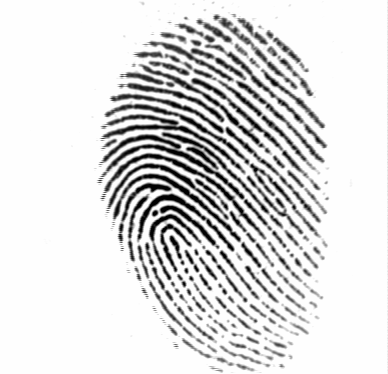
#> input picture SIL7175-Biometrics/Assignment-03-Fingerprint-Biometric-Cryptosystem-Fuzzy-Vault/Dataset/FVC2002_DB1/101_1.tif, 388 x 374 px
$ python transform_coding.py --image ../../../SIL7175-Biometrics/Assignment-03-Fingerprint-Biometric-Cryptosystem-Fuzzy-Vault/Dataset/FVC2002_DB1/101_1.tif
#> lines starting #> are read from the running program, lines starting #| are printed output that depends on the picture
"""
transform_coding.py
===================

Assignment 3 - Transform Coding (SIV864, Media Processing and Communication).

What this program does
----------------------
It takes an ID photo and runs it through the first half of a transform
coder, and then back again. The steps follow the assignment sheet in the
same order:

    1. Read the ID photo and turn it into a gray scale image with a
       built-in function.
    2. Pad the image, if needed, and cut it into 8x8 blocks.
    3. Apply the Discrete Fourier Transform (DFT) and the Discrete Cosine
       Transform (DCT) to every block.
    4. Quantise. For each block, keep only 50% (32 of 64) or 25% (16 of 64)
       of the coefficients. All the others are set to zero.
    5. Apply the inverse transform and rebuild the image.
    6. Compare DFT and DCT. For each, show the difference image and compute
       the Mean Square Error (MSE) against the original.

Every phase also writes a picture to the output folder, so you can see
what happened at each step. The pictures are numbered in the order that
they are made.

How the coefficients are chosen
-------------------------------
The lecture (session 5) describes a scheme where "M out of N coefficients
are retained" in every block, which fixes the compression rate. This
program uses that scheme. In each block the M coefficients with the largest
magnitude are kept. This is a local threshold, because the cut-off is
worked out again for every block.

How to run
----------
    python transform_coding.py
    python transform_coding.py --image "College ID Photo.jpg" --output output_images

Needs Python 3.8 or newer with: numpy, pillow and matplotlib.
"""

import argparse
import os
import sys

import numpy as np
import matplotlib

# The "Agg" backend draws straight to files. No window is ever opened, so
# the program also works on a machine with no screen.
matplotlib.use("Agg")
import matplotlib.pyplot as plt
from PIL import Image

# ---------------------------------------------------------------------------
# Settings. These come straight from the assignment sheet.
# ---------------------------------------------------------------------------
BLOCK = 8                      # Size of each sub image (8 x 8).
TOTAL_COEFFS = BLOCK * BLOCK   # 64 coefficients in a block.
KEEP_FRACTIONS = (0.50, 0.25)  # Keep 50% and 25% of the coefficients.
TRANSFORMS = ("DFT", "DCT")    # The two transforms to compare.


# ===========================================================================
# Phase 1 and 2: loading, gray scale, padding and blocks
# ===========================================================================
def load_color_image(path):
    """Open the picture file and return it as an RGB PIL image."""
    if not os.path.isfile(path):
        sys.exit("Cannot find the image file: " + path)
    return Image.open(path).convert("RGB")


def to_gray(color_image):
    """
    Turn the colour picture into a gray scale picture.

    This uses the built-in conversion of the Pillow library (mode "L"),
    which is what the assignment asks for. Pillow weights the colours as
    0.299 R + 0.587 G + 0.114 B. The result is a 2D float array with values
    from 0 to 255.
    """
    return np.asarray(color_image.convert("L"), dtype=np.float64)


def pad_to_block_multiple(gray):
    """
    Add extra rows at the bottom and extra columns on the right so that the
    height and the width are both exact multiples of 8.

    The new pixels copy the nearest edge pixel ("edge" padding). That is
    better than padding with black, because a sudden black border would
    make a sharp edge inside the last blocks and waste coefficients on it.

    Returns the padded image and the number of rows and columns added.
    """
    height, width = gray.shape
    extra_rows = (-height) % BLOCK
    extra_cols = (-width) % BLOCK
    padded = np.pad(gray, ((0, extra_rows), (0, extra_cols)), mode="edge")
    return padded, extra_rows, extra_cols


def split_into_blocks(image):
    """
    Cut an image (H x W) into non-overlapping 8x8 blocks.

    The result has shape (number_of_blocks, 8, 8). Blocks are in reading
    order: left to right, then top to bottom.
    """
    height, width = image.shape
    rows, cols = height // BLOCK, width // BLOCK
    blocks = image.reshape(rows, BLOCK, cols, BLOCK).swapaxes(1, 2)
    return blocks.reshape(rows * cols, BLOCK, BLOCK)


def merge_blocks(blocks, height, width):
    """Put the blocks back together. This undoes split_into_blocks."""
    rows, cols = height // BLOCK, width // BLOCK
    grid = blocks.reshape(rows, cols, BLOCK, BLOCK).swapaxes(1, 2)
    return grid.reshape(height, width)


# ===========================================================================
# Phase 3: the transforms
# ===========================================================================
def dct_matrix(n=BLOCK):
    """
    Build the n x n orthonormal DCT matrix C.

    C[u, x] = a(u) * cos( (2x + 1) * u * pi / (2n) )
    with a(0) = sqrt(1/n) and a(u) = sqrt(2/n) for u > 0.

    The 2D transform of a block B is then  C @ B @ C.T, because the 2D DCT
    can be split into one pass over the rows and one pass over the columns.
    """
    u = np.arange(n).reshape(-1, 1)
    x = np.arange(n).reshape(1, -1)
    matrix = np.cos((2 * x + 1) * u * np.pi / (2 * n))
    matrix *= np.sqrt(2.0 / n)
    matrix[0, :] = np.sqrt(1.0 / n)
    return matrix


def dft_matrix(n=BLOCK):
    """
    Build the n x n unitary DFT matrix F.

    F[u, x] = exp( -j * 2 * pi * u * x / n ) / sqrt(n)

    The 1/sqrt(n) factor is split evenly between the forward and the
    inverse transform. That keeps the energy the same on both sides and
    makes DFT and DCT coefficients easy to compare. The values are complex.
    """
    u = np.arange(n).reshape(-1, 1)
    x = np.arange(n).reshape(1, -1)
    return np.exp(-2j * np.pi * u * x / n) / np.sqrt(n)


def forward_transform(blocks, name):
    """Apply the 2D DFT or 2D DCT to every block at once."""
    if name == "DCT":
        c = dct_matrix()
        return c @ blocks @ c.T
    f = dft_matrix()
    return f @ blocks @ f.T


def inverse_transform(coeffs, name):
    """
    Apply the inverse 2D transform to every block.

    For the DCT the matrix is real and orthonormal, so its inverse is just
    the transpose. For the DFT the inverse uses the conjugate transpose.
    The DFT result may carry a tiny imaginary part (rounding noise, or the
    effect of keeping only one of two mirrored coefficients), and the real
    part is the picture, so only the real part is returned.
    """
    if name == "DCT":
        c = dct_matrix()
        return c.T @ coeffs @ c
    f = dft_matrix()
    return np.real(f.conj().T @ coeffs @ f.conj())


# ===========================================================================
# Phase 4: quantisation (keep M of N coefficients in each block)
# ===========================================================================
def keep_largest(coeffs, keep_count):
    """
    In every block keep the `keep_count` coefficients with the largest
    magnitude and set the rest to zero.

    Returns the quantised coefficients and a boolean mask (True = kept).
    The order is decided per block, so this is a local threshold. A stable
    sort is used so that equal magnitudes are always handled the same way.
    """
    count = coeffs.shape[0]
    magnitude = np.abs(coeffs).reshape(count, TOTAL_COEFFS)
    order = np.argsort(-magnitude, axis=1, kind="stable")
    mask = np.zeros((count, TOTAL_COEFFS), dtype=bool)
    rows = np.arange(count).reshape(-1, 1)
    mask[rows, order[:, :keep_count]] = True
    mask = mask.reshape(count, BLOCK, BLOCK)
    return np.where(mask, coeffs, 0), mask


# ===========================================================================
# Phase 5 and 6: reconstruction and error
# ===========================================================================
def finish_image(blocks, padded_shape, original_shape):
    """
    Join the blocks, cut away the padding, and round to whole pixel values
    between 0 and 255, just like a real 8-bit image.
    """
    full = merge_blocks(blocks, *padded_shape)
    height, width = original_shape
    return np.clip(np.rint(full[:height, :width]), 0, 255)


def mean_square_error(original, rebuilt):
    """MSE = average of (original - rebuilt)^2 over all pixels."""
    return float(np.mean((original - rebuilt) ** 2))


# ===========================================================================
# Helpers for the pictures
# ===========================================================================
def log_view(coeffs):
    """Squash coefficient magnitudes with log(1 + |c|) so small ones show."""
    return np.log1p(np.abs(coeffs))


def save_plain(array, path):
    """Save a 2D array (0..255) as a plain gray PNG with no decoration."""
    Image.fromarray(np.clip(array, 0, 255).astype(np.uint8)).save(path)


def finish_figure(fig, folder, name):
    """Save a figure into the output folder and release its memory."""
    path = os.path.join(folder, name)
    fig.savefig(path, dpi=130, bbox_inches="tight")
    plt.close(fig)
    print("  saved", name)


def annotate_cells(ax, values, fmt, threshold_color_from=None):
    """Write the number of each cell on top of an 8x8 picture."""
    peak = np.max(np.abs(values)) if threshold_color_from is None else threshold_color_from
    for r in range(values.shape[0]):
        for c in range(values.shape[1]):
            shade = "white" if abs(values[r, c]) < 0.5 * peak else "black"
            ax.text(c, r, fmt(values[r, c]), ha="center", va="center",
                    fontsize=6, color=shade)


def pick_busy_block(blocks):
    """Choose the block with the biggest spread of pixel values."""
    return int(np.argmax(blocks.reshape(len(blocks), -1).var(axis=1)))


# ===========================================================================
# The interim pictures, one function per phase
# ===========================================================================
def figure_original_and_gray(color_image, gray, folder):
    """Pictures 01 and 02: the input and its gray scale version."""
    fig, ax = plt.subplots(figsize=(4, 5.2))
    ax.imshow(color_image)
    ax.set_title("01  Original ID photo (%d x %d)" % color_image.size)
    ax.axis("off")
    finish_figure(fig, folder, "01_original_colour.png")

    fig, ax = plt.subplots(figsize=(4, 5.2))
    ax.imshow(gray, cmap="gray", vmin=0, vmax=255)
    ax.set_title("02  Gray scale image (%d x %d)" % (gray.shape[1], gray.shape[0]))
    ax.axis("off")
    finish_figure(fig, folder, "02_grayscale.png")


def figure_padding(padded, orig_shape, folder):
    """Picture 03: the padded image, with the padded strip marked in red."""
    height, width = orig_shape
    ph, pw = padded.shape
    fig, ax = plt.subplots(figsize=(4, 5.2))
    ax.imshow(padded, cmap="gray", vmin=0, vmax=255)
    ax.plot([width - 0.5, width - 0.5], [-0.5, ph - 0.5], color="red", lw=1)
    ax.plot([-0.5, pw - 0.5], [height - 0.5, height - 0.5], color="red", lw=1)
    ax.set_title("03  Padded to %d x %d\n(red lines: edge of the original, "
                 "%d row(s) and %d column(s) added)"
                 % (pw, ph, ph - height, pw - width), fontsize=8)
    ax.axis("off")
    finish_figure(fig, folder, "03_padded_image.png")


def figure_block_grid(padded, chosen, folder):
    """Picture 04: the 8x8 grid over the image, with one block highlighted."""
    ph, pw = padded.shape
    cols = pw // BLOCK
    fig, ax = plt.subplots(figsize=(4.6, 6))
    ax.imshow(padded, cmap="gray", vmin=0, vmax=255)
    for x in range(0, pw + 1, BLOCK):
        ax.axvline(x - 0.5, color="cyan", lw=0.3)
    for y in range(0, ph + 1, BLOCK):
        ax.axhline(y - 0.5, color="cyan", lw=0.3)
    r, c = divmod(chosen, cols)
    ax.add_patch(plt.Rectangle((c * BLOCK - 0.5, r * BLOCK - 0.5), BLOCK, BLOCK,
                               fill=False, edgecolor="red", lw=1.5))
    ax.set_title("04  Division into %d x %d blocks: %d x %d = %d blocks\n"
                 "(red: the block studied in pictures 05 and 07)"
                 % (BLOCK, BLOCK, ph // BLOCK, cols, (ph // BLOCK) * cols), fontsize=8)
    ax.axis("off")
    finish_figure(fig, folder, "04_block_grid.png")


def figure_selected_block(block, dct_block, dft_block, folder):
    """Picture 05: one block in the pixel domain and after each transform."""
    fig, axes = plt.subplots(1, 3, figsize=(12, 4.3))
    panels = [
        (block, "Pixel values", "gray", lambda v: "%d" % v),
        (np.abs(dct_block), "DCT  |coefficient|", "viridis", lambda v: "%d" % v),
        (np.abs(dft_block), "DFT  |coefficient|", "viridis", lambda v: "%d" % v),
    ]
    for ax, (data, title, cmap, fmt) in zip(axes, panels):
        ax.imshow(data, cmap=cmap)
        annotate_cells(ax, data, fmt)
        ax.set_title(title)
        ax.set_xticks(range(BLOCK))
        ax.set_yticks(range(BLOCK))
    fig.suptitle("05  The selected 8x8 block, before and after the transforms "
                 "(top-left cell is the DC term)")
    finish_figure(fig, folder, "05_selected_block_transforms.png")


def figure_coefficient_mosaics(dct_all, dft_all, padded_shape, folder):
    """Picture 06: all transformed blocks put side by side, on a log scale."""
    fig, axes = plt.subplots(1, 2, figsize=(10, 6.5))
    for ax, data, name in ((axes[0], dft_all, "DFT"), (axes[1], dct_all, "DCT")):
        mosaic = merge_blocks(log_view(data), *padded_shape)
        ax.imshow(mosaic, cmap="magma")
        ax.set_title(name + " coefficients of every block")
        ax.axis("off")
    fig.suptitle("06  log(1 + |coefficient|) of all blocks. Each 8x8 tile has "
                 "its DC term at the top-left corner.", fontsize=9)
    finish_figure(fig, folder, "06_coefficient_mosaics.png")


def figure_selected_block_masks(masks, quantised, chosen, folder):
    """Picture 07: which coefficients of the selected block survive."""
    fig, axes = plt.subplots(2, 2, figsize=(8.5, 8.5))
    for row, name in enumerate(("DFT", "DCT")):
        for col, frac in enumerate(KEEP_FRACTIONS):
            ax = axes[row, col]
            key = (name, frac)
            mask = masks[key][chosen]
            ax.imshow(mask, cmap="Greens", vmin=0, vmax=1.4)
            values = np.abs(quantised[key][chosen])
            annotate_cells(ax, values, lambda v: "%d" % v if v else "", 1e9)
            ax.set_title("%s, keep %d%% (%d of %d)"
                         % (name, int(frac * 100), mask.sum(), TOTAL_COEFFS))
            ax.set_xticks(range(BLOCK))
            ax.set_yticks(range(BLOCK))
    fig.suptitle("07  Quantisation of the selected block: green cells are kept "
                 "(number = magnitude), white cells are set to zero")
    finish_figure(fig, folder, "07_selected_block_masks.png")


def figure_quantised_mosaics(quantised, padded_shape, folder):
    """Picture 08: every block after quantisation, in the same layout as 06."""
    fig, axes = plt.subplots(2, 2, figsize=(10, 13))
    for row, name in enumerate(("DFT", "DCT")):
        for col, frac in enumerate(KEEP_FRACTIONS):
            ax = axes[row, col]
            mosaic = merge_blocks(log_view(quantised[(name, frac)]), *padded_shape)
            ax.imshow(mosaic, cmap="magma")
            ax.set_title("%s, %d%% of coefficients kept" % (name, int(frac * 100)))
            ax.axis("off")
    fig.suptitle("08  Coefficients after quantisation (log scale)")
    finish_figure(fig, folder, "08_quantised_mosaics.png")


def figure_kept_position_maps(masks, folder):
    """
    Picture 09: for each position in the 8x8 block, the share of blocks that
    kept that position. It shows where each transform puts its energy.
    """
    fig, axes = plt.subplots(2, 2, figsize=(8, 7.5))
    for row, name in enumerate(("DFT", "DCT")):
        for col, frac in enumerate(KEEP_FRACTIONS):
            ax = axes[row, col]
            share = masks[(name, frac)].mean(axis=0) * 100
            im = ax.imshow(share, cmap="viridis", vmin=0, vmax=100)
            annotate_cells(ax, share, lambda v: "%d" % round(v), 100)
            ax.set_title("%s, keep %d%%" % (name, int(frac * 100)))
            ax.set_xticks(range(BLOCK))
            ax.set_yticks(range(BLOCK))
            fig.colorbar(im, ax=ax, fraction=0.046, label="% of blocks")
    fig.suptitle("09  How often each coefficient position was kept")
    finish_figure(fig, folder, "09_kept_position_maps.png")


def figure_reconstructions(gray, rebuilt, errors, folder):
    """Picture 10: the original beside the four reconstructions."""
    fig, axes = plt.subplots(1, 5, figsize=(17, 5))
    axes[0].imshow(gray, cmap="gray", vmin=0, vmax=255)
    axes[0].set_title("Original")
    for ax, key in zip(axes[1:], rebuilt):
        ax.imshow(rebuilt[key], cmap="gray", vmin=0, vmax=255)
        ax.set_title("%s, keep %d%%\nMSE = %.2f" % (key[0], int(key[1] * 100), errors[key]))
    for ax in axes:
        ax.axis("off")
    fig.suptitle("10  Reconstructed images")
    finish_figure(fig, folder, "10_reconstructions.png")


def figure_differences(diffs, errors, folder):
    """Picture 11: |original - reconstructed| with one shared colour scale."""
    top = max(d.max() for d in diffs.values())
    fig, axes = plt.subplots(2, 2, figsize=(9.5, 12))
    for row, name in enumerate(("DFT", "DCT")):
        for col, frac in enumerate(KEEP_FRACTIONS):
            ax = axes[row, col]
            key = (name, frac)
            im = ax.imshow(diffs[key], cmap="inferno", vmin=0, vmax=top)
            ax.set_title("%s, keep %d%%   (MSE = %.2f)" % (name, int(frac * 100), errors[key]))
            ax.axis("off")
    fig.colorbar(im, ax=axes, fraction=0.03, label="absolute difference (gray levels)")
    fig.suptitle("11  Difference images |original - reconstructed| (same colour scale)")
    finish_figure(fig, folder, "11_difference_images.png")


def figure_mse_chart(errors, folder):
    """Picture 12: a bar chart of the four MSE values."""
    fig, ax = plt.subplots(figsize=(6, 4.2))
    width = 0.35
    for i, name in enumerate(("DFT", "DCT")):
        vals = [errors[(name, f)] for f in KEEP_FRACTIONS]
        bars = ax.bar(np.arange(2) + (i - 0.5) * width, vals, width, label=name)
        for b, v in zip(bars, vals):
            ax.text(b.get_x() + b.get_width() / 2, v, "%.2f" % v,
                    ha="center", va="bottom", fontsize=8)
    ax.set_xticks(range(2))
    ax.set_xticklabels(["%d%% kept" % int(f * 100) for f in KEEP_FRACTIONS])
    ax.set_ylabel("Mean Square Error")
    ax.set_title("12  MSE of DFT and DCT (lower is better)")
    ax.legend()
    finish_figure(fig, folder, "12_mse_comparison.png")


# ===========================================================================
# Self check
# ===========================================================================
def self_check(blocks):
    """
    Three quick tests that prove the maths is right before the real run.

    1. The matrix DFT must agree with numpy's own FFT (orthonormal scaling).
    2. Going forward and back with every coefficient kept must give the
       same blocks again, for both transforms.
    3. The DCT matrix must be orthonormal (C times C-transpose is identity).
    """
    sample = blocks[: min(50, len(blocks))]
    ours = forward_transform(sample, "DFT")
    theirs = np.fft.fft2(sample, norm="ortho")
    assert np.allclose(ours, theirs), "DFT does not match numpy FFT"
    for name in TRANSFORMS:
        back = inverse_transform(forward_transform(sample, name), name)
        assert np.allclose(back, sample), name + " round trip failed"
    c = dct_matrix()
    assert np.allclose(c @ c.T, np.eye(BLOCK)), "DCT matrix is not orthonormal"
    print("Self check passed: DFT matches FFT, both transforms invert exactly.")


# ===========================================================================
# Main program
# ===========================================================================
def main():
    here = os.path.dirname(os.path.abspath(__file__))
    parser = argparse.ArgumentParser(description="Assignment 3: transform coding with DFT and DCT.")
    parser.add_argument("--image", default=os.path.join(here, "College ID Photo.jpg"),
                        help="path of the ID photo (default: College ID Photo.jpg next to this script)")
    parser.add_argument("--output", default=os.path.join(here, "output_images"),
                        help="folder for the pictures (default: output_images next to this script)")
    args = parser.parse_args()
    os.makedirs(args.output, exist_ok=True)

    print("Phase 1: load the photo and convert it to gray scale")
    color = load_color_image(args.image)
    gray = to_gray(color)
    figure_original_and_gray(color, gray, args.output)

    print("Phase 2: pad and divide into %dx%d blocks" % (BLOCK, BLOCK))
    padded, extra_rows, extra_cols = pad_to_block_multiple(gray)
#> in pad_to_block_multiple, `padded = np.pad(gray, ((0, extra_rows), (0, extra_cols)), mode="edge")`:
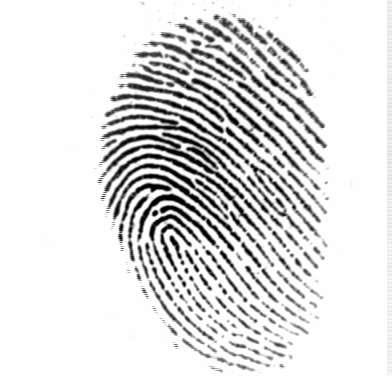
#> padded: shape (376, 392) float64; min 1, max 254, mean 221.1
#> extra_rows = 2; extra_cols = 4
    blocks = split_into_blocks(padded)
    chosen = pick_busy_block(blocks)
#> chosen = 1340
    print("  image %dx%d -> padded %dx%d (%d rows, %d columns added), %d blocks"
          % (gray.shape[1], gray.shape[0], padded.shape[1], padded.shape[0],
             extra_rows, extra_cols, len(blocks)))
#|   image 388x374 -> padded 392x376 (2 rows, 4 columns added), 2303 blocks
    figure_padding(padded, gray.shape, args.output)
#> call 3 of finish_figure, with name = '03_padded_image.png'
#> in finish_figure (call 3), `fig.savefig(path, dpi=130, bbox_inches="tight")`:
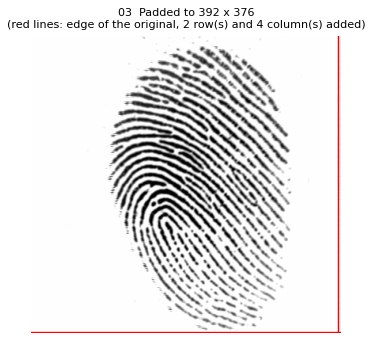
#> figure drawn by matplotlib, 1 panel
    figure_block_grid(padded, chosen, args.output)
#> in figure_block_grid, `r, c = divmod(chosen, cols)`: r = 27; c = 17
#> call 4 of finish_figure, with name = '04_block_grid.png'
#> in finish_figure (call 4), `fig.savefig(path, dpi=130, bbox_inches="tight")`:
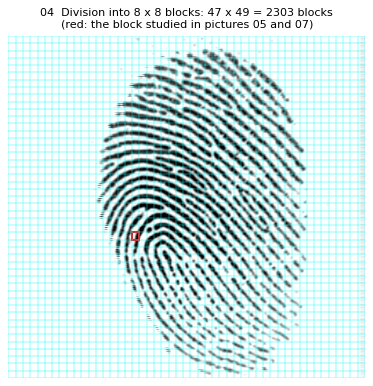
#> figure drawn by matplotlib, 1 panel
    self_check(blocks)
#> (the rest of the program and of its run is left out)
